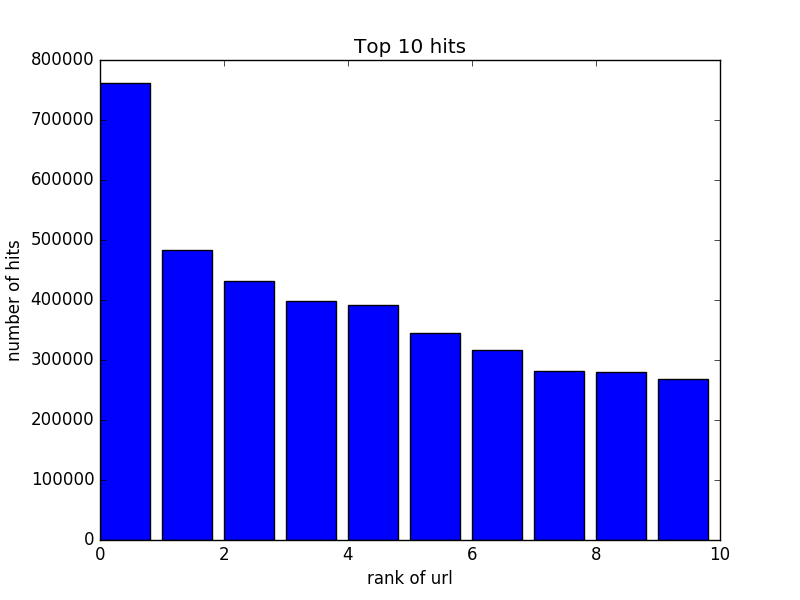

Source code (Python):
#!/usr/bin/python34


import matplotlib.pyplot as plt
import sys
import re
import pandas as pd

if __name__=="__main__":

    urls = []
    values = []

    pat = re.compile('\[(.+?),(.+?)\]')

    with open("q5_result.txt") as f:
        lines = f.readlines()

        for line in lines:
            num_hit, url = re.findall(pat, line)[0]

            urls.append(re.sub('"|\s', '', url))
            values.append(int(num_hit))

    plt.bar(range(len(urls)),values)
    plt.title("Top 10 hits")
    plt.xlabel('rank of url')
    plt.ylabel('number of hits')

    # This would display locally:
    # plt.show()
    # This will save the figure as a png and as a PDF:
    plt.savefig("q5_plot.png")
    plt.savefig("q5_plot.pdf")
